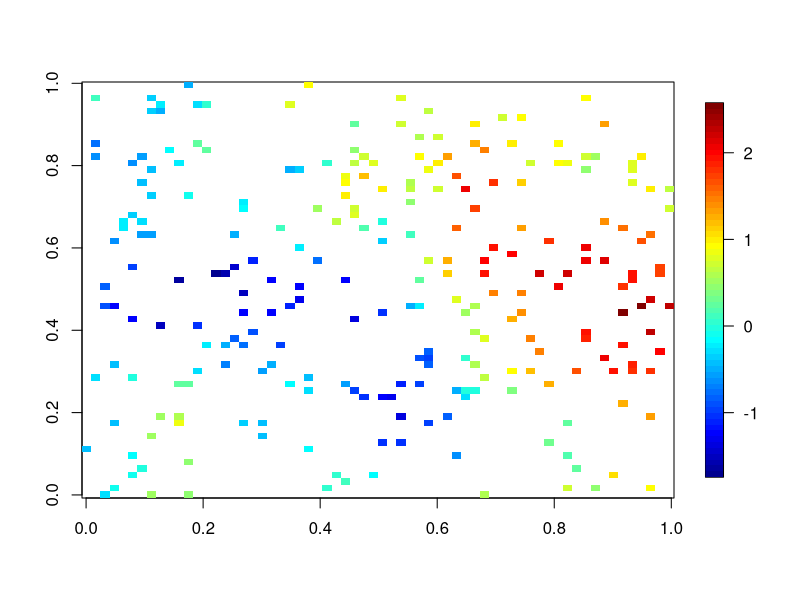

The R source for this figure:
## get timings for ML estimates found using the BFGS optimizer

library( fields) # v 12.0
set.seed(111)
s<- matrix( runif( 256*2), 256,2)

Sigma<- stationary.cov( s,s, aRange=.2,Covariance="Matern",
                        smoothness=1.0)
u<- rnorm( 256)
e<- .2*rnorm(256)
g<- t( chol( Sigma))%*%u
y<-  g + e

quilt.plot(s, g )

system.time( obj<- spatialProcess(s,y , gridN=15)
           )

system.time( obj<- spatialProcess(s,y, gridN=8))


system.time( obj<- spatialProcess(s,y,
                      cov.params.start= list( lambda=.5, aRange =.1)
                                  )
)
